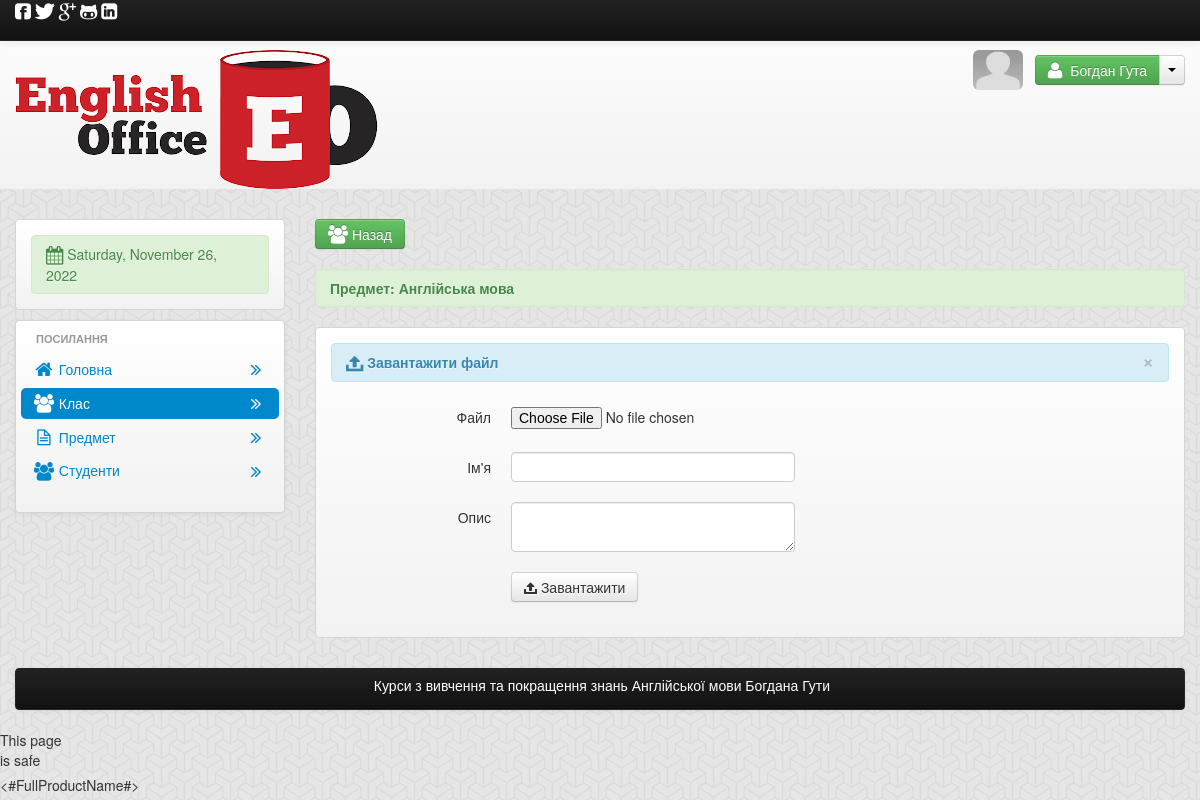
Page /upload.php?id=10 (signed in) on the committed database.
### tables this page shows
CREATE TABLE `teacher` (
  `teacher_id` int(11) NOT NULL,
  `username` varchar(100) NOT NULL,
  `password` varchar(200) NOT NULL,
  `firstname` varchar(100) NOT NULL,
  `lastname` varchar(100) NOT NULL,
  `middlename` varchar(100) NOT NULL,
  `department` varchar(100) NOT NULL,
  `student_id` int(11) NOT NULL,
  `location` varchar(200) NOT NULL
);

CREATE TABLE `class` (
  `class_id` int(11) NOT NULL,
  `course_id` varchar(100) NOT NULL,
  `subject_id` varchar(100) NOT NULL,
  `teacher_id` varchar(100) NOT NULL,
  `student_id` int(11) NOT NULL
);

### session.php (called while the page is built, shortened)
<?php
$session_id=$_SESSION['id'];
?>

### upload.php (the view, shortened to what this page needs)
<?php
include ('session.php');
include('header.php');
$get_id=$_GET['id'];
$user_query = mysqli_query($conn,"select * from teacher where teacher_id='$session_id'") or die(mysqli_error());
$user_row = mysqli_fetch_array($user_query);
$course_query = mysqli_query($conn,"select * from class where teacher_id='$session_id' and class_id='$get_id'") or die(mysqli_error());
$course_row = mysqli_fetch_array($course_query);
?>
<body>
    <?php include('navhead_user.php'); ?>
    <div class="container">
        <div class="row-fluid">
            <div class="span3">
                <div class="hero-unit-3">
                    <div class="alert-index alert-success">
                        <i class="icon-calendar icon-large"></i>
                        <?php
                        $Today = date('y:m:d');
                        $new = date('l, F d, Y', strtotime($Today));
                        echo $new;
                        ?>
                    </div>
                </div>
                <div class="hero-unit-1">
                    <ul class="nav  nav-pills nav-stacked">
                        <li class="nav-header">Посилання</li>
                        <li>
                            <a href="teacher_home.php"><i class="icon-home icon-large"></i>&nbsp;Головна
                                <div class="pull-right">
                                    <i class="icon-double-angle-right icon-large"></i>
                                </div>
                            </a>
                        </li>
                        <li   class="active">
                            <a href="teacher_class.php"><i class="icon-group icon-large"></i>&nbsp;Клас
                                <div class="pull-right">
                                    <i class="icon-double-angle-right icon-large"></i>
                                </div>
                            </a></li>
                        <li><a href="teacher_subject.php"><i class="icon-file-alt icon-large"></i>&nbsp;Предмет
                                <div class="pull-right">
                                    <i class="icon-double-angle-right icon-large"></i>
                                </div>
                            </a></li>
                        <li><a href="students.php"><i class="icon-group icon-large"></i>&nbsp;Студенти
                                <div class="pull-right">
                                    <i class="icon-double-angle-right icon-large"></i>
                                </div>
                            </a></li>
                    </ul>
                </div>
            </div>
            <div class="span9">
                <a href="teacher_class.php" class="btn btn-success"><i class="icon-group icon-large"></i>&nbsp;Назад</a>
                <br><br>
                <div class="alert alert-success">
                    <strong>Предмет:&nbsp;<?php echo $course_row['subject_id']; ?></strong>
                </div>
                <div class="hero-unit-3">
                    <div class="alert alert-info">
                        <button type="button" class="close" data-dismiss="alert">&times;</button>
                        <strong><i class="icon-upload-alt icon-large"></i>&nbsp;Завантажити файл</strong>
                    </div>
                    <form class="form-horizontal" action="upload_save.php" method="post" enctype="multipart/form-data" name="upload" >
                        <div class="control-group">
                            <label class="control-label" for="inputEmail">Файл</label>
                            <div class="controls">
                                <input name="uploaded_file" type="file" class="input-xlarge" required/>
                            </div>
                        </div>
                        <div class="control-group">
                            <label class="control-label" for="inputPassword">Ім'я</label>
                            <div class="controls">
                                <input type="text" name="name"  class="input-xlarge" required>
                            </div>
                        </div>
                        <div class="control-group">
                            <label class="control-label" for="inputPassword">Опис</label>
                            <div class="controls">
                                <textarea name="desc" cols="" rows="" class="input-xlarge" required></textarea>
                            </div>
                        </div>
                        <div class="control-group">
                            <div class="controls">
                                <button name="Upload" type="submit" value="Upload" class="btn" /><i class="icon-upload-alt"></i>&nbsp;Завантажити</button>
                            </div>
                        </div>
                    </form>
                </div>
            </div>
        </div>
        <?php include('footer.php'); ?>
    </div>
</div>
</body>
</html>

### navhead_user.php (shortened to what this page needs)
<div class="row-fluid">
    <div class="span12">
        <div class="navbar navbar-fixed-top navbar-inverse">
            <div class="navbar-inner">
                <div class="container">
                    <div class="nav-collapse collapse">
                       <i class="icon-facebook-sign icon-large" id="color_white"></i>
                        <i class="icon-twitter icon-large" id="color_white"></i>
                        <i class="icon-google-plus icon-large" id="color_white"></i>
                        <i class="icon-github-alt icon-large" id="color_white"></i>
                        <i class="icon-linkedin-sign icon-large" id="color_white"></i>
                    </div>
                </div>
            </div>
        </div>
        <div class="hero-unit-header">
            <div class="container">
                <div class="row-fluid">
                    <div class="span12">
                        <div class="row-fluid">
                            <div class="span6">
                             <img src="admin/images/head.png">
                            </div>
                            <div class="span6">
                                <div class="pull-right">
                                  <?php
                                    $student_query=mysqli_query($conn,"select * from teacher where teacher_id='$session_id'")or die(mysqli_error());
                                    $teacher_row=  mysqli_fetch_array($student_query);
                                    ?>
                                     <img  src="admin/<?php echo $teacher_row['location']; ?>"  class="img img-rounded" id="picture">
                                    <div class="btn-group">
                                        <button class="btn btn-success"><i class="icon-user icon-large"></i>&nbsp; <?php echo $user_row['firstname'] . " " . $user_row['lastname']; ?></button>
                                        <button class="btn dropdown-toggle" data-toggle="dropdown">
                                            <span class="caret"></span>
                                        </button>
                                    </div>
                                </div>
                            </div>
                        </div>
                    </div>
                </div>
            </div>
        </div>

### rows in the picture
teacher: location (picture), firstname "Богдан", lastname "Гута"
class: subject "Англійська мова"
